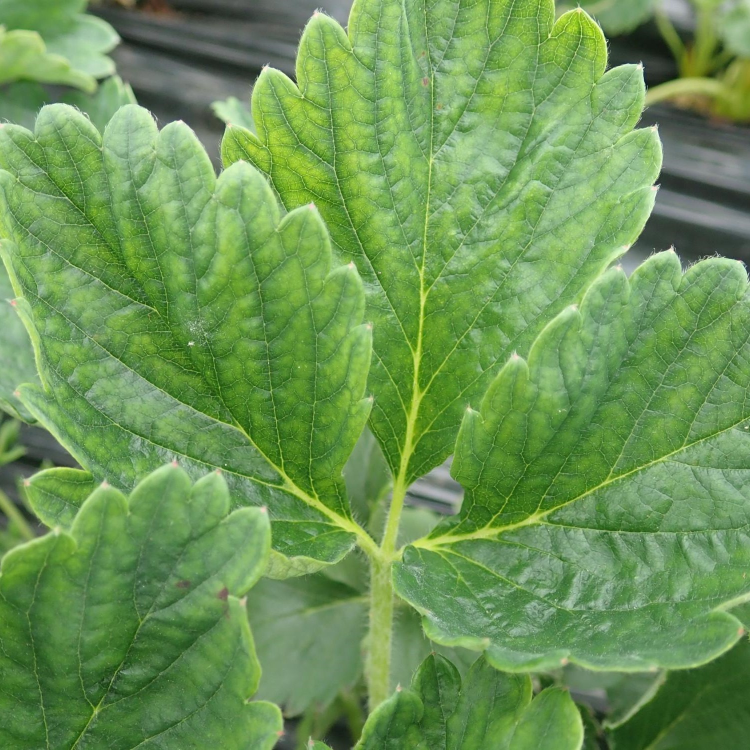
#> input picture test.JPG, 1500 x 1500 px (shown at 1/2 size)
$ python compare_aperture_sweep.py
#> lines starting #> are read from the running program, lines starting #| are printed output that depends on the picture
### src/waveshift/augmentation.py
"""Public Waveshift API: :class:`WaveShift` and :func:`waveshift`.

Compatibility modes
-------------------
``modern`` (default)
    Centered coordinate grid, safe clipping to ``[0, 255]`` before the uint8
    cast, works on grayscale, RGB, rectangular and square images.

``legacy``
    Reproduces the published GitHub snapshot: off-centre coordinate grid, the
    checkerboard FFT convention, and uint8 **wraparound** instead of clipping.
    Exact reproduction is guaranteed for square RGB uint8 input, which is what
    the papers used.

Randomness
----------
The modern API never touches global RNG state. ``seed`` creates a private
``numpy.random.Generator``, so results are unaffected by ``random.seed``,
``np.random.seed`` or ``torch.manual_seed``. Pass ``seed`` for reproducibility;
pass fixed ``z`` (and ``aperture``) for a fully deterministic transform.

Under a PyTorch ``DataLoader`` with multiple workers, give each worker its own
``WaveShift(seed=...)`` (or leave ``seed=None`` for independent entropy per
worker) rather than relying on ``torch.manual_seed``.
"""

import numpy as np

from .fft import centered_fft2, centered_ifft2, check_compatibility
from .propagators import (
    WAVELENGTH_GRAY,
    WAVELENGTHS_RGB,
    ws1_propagator,
    ws2_propagator,
)

__all__ = ["WaveShift", "waveshift"]

VERSIONS = ("ws1", "ws2")

#: Default aperture coefficient for WS2, matching the published default.
DEFAULT_APERTURE = 0.01

try:  # Pillow is a hard dependency, but keep the import defensive and local.
    from PIL import Image

    _PIL_AVAILABLE = True
except ImportError:  # pragma: no cover
    Image = None
    _PIL_AVAILABLE = False


# ---------------------------------------------------------------------------
# Image plumbing
# ---------------------------------------------------------------------------

def _is_pil(image):
    return _PIL_AVAILABLE and isinstance(image, Image.Image)


def _decompose(image):
    """Normalize any supported input to ``(planes, rebuild)``.

    ``planes`` is a list of 2-D float arrays to propagate. ``rebuild`` takes a
    list of processed 2-D float arrays and returns an object matching the
    original input's type, shape and dtype.

    Supported: PIL images (L, RGB, RGBA and anything convertible) and NumPy
    arrays that are 2-D, ``(H, W, 1)``, ``(H, W, 3)`` or ``(H, W, 4)``.
    An RGBA alpha channel is carried through unchanged.
    """
    if _is_pil(image):
        return _decompose_pil(image)
    if isinstance(image, np.ndarray):
        return _decompose_array(image)
    raise TypeError(
        "image must be a PIL.Image or a NumPy array, got "
        f"{type(image).__name__}"
    )


def _decompose_pil(image):
    mode = image.mode
    if mode not in ("L", "RGB", "RGBA"):
        # Palette, CMYK, 16-bit and friends: convert to the nearest supported
        # mode rather than failing, and say so in the returned mode.
        mode = "RGBA" if "A" in image.getbands() else "RGB"
        image = image.convert(mode)

    array = np.asarray(image)
    if mode == "L":
        planes = [array.astype(float)]
        alpha = None
    else:
        planes = [array[..., i].astype(float) for i in range(3)]
        alpha = array[..., 3] if mode == "RGBA" else None

    def rebuild(processed, compatibility):
        stacked = _to_uint8_stack(processed, compatibility)
        if mode == "L":
            return Image.fromarray(stacked[..., 0], mode="L")
        if alpha is None:
            return Image.fromarray(stacked, mode="RGB")
        return Image.fromarray(
            np.dstack([stacked, alpha]).astype(np.uint8), mode="RGBA"
        )

    return planes, rebuild


# [37 lines left out: function _decompose_array, not called in this run]


def _to_uint8_stack(processed, compatibility):
    """Cast propagated magnitudes to uint8.

    ``legacy``
        Bare ``.astype(np.uint8)``: truncates *and wraps*, so 259.4 becomes 3.
        This loses occasional highlight pixels, but it is what produced the
        published results, so it is preserved exactly.

    ``modern``
        Clip to ``[0, 255]`` first, so an over-range highlight saturates to
        white instead of wrapping to black.
    """
    if compatibility == "modern":
        processed = [np.clip(p, 0.0, 255.0) for p in processed]
    return np.dstack([p.astype(np.uint8) for p in processed])


def _wavelengths_for(n_planes):
    if n_planes == 1:
        return (WAVELENGTH_GRAY,)
    return WAVELENGTHS_RGB[:n_planes]


# ---------------------------------------------------------------------------
# Core computation
# ---------------------------------------------------------------------------

def _propagate_plane(plane, wavelength, version, z, aperture, compatibility):
    shape = plane.shape
    if version == "ws1":
        propagator = ws1_propagator(
            shape, wavelength, z, compatibility=compatibility
        )
    else:
        propagator = ws2_propagator(
            shape, wavelength, z, aperture, compatibility=compatibility
        )

    spectrum = centered_fft2(plane, compatibility=compatibility)
    # The raw magnitude is returned unmodified; clipping vs wraparound is
    # decided at the uint8 cast, so float inputs stay untouched.
    return np.abs(
        centered_ifft2(spectrum * propagator, compatibility=compatibility)
    )


def _validate_version(version):
    if version not in VERSIONS:
        raise ValueError(
            f"version must be one of {VERSIONS}, got {version!r}. "
            "Use 'ws1' for the IEEE Access method or 'ws2' for the "
            "aperture-controlled Electronics method."
        )
    return version


def _resolve_range(value, value_range, name, rng):
    """Pick a scalar from ``value`` or sample it from ``value_range``."""
    if value is not None and value_range is not None:
        raise ValueError(f"pass either {name} or {name}_range, not both")
    if value is not None:
        return float(value)
    if value_range is None:
        return None
    try:
        low, high = value_range
    except (TypeError, ValueError):
        raise ValueError(
            f"{name}_range must be a (low, high) pair, got {value_range!r}"
        ) from None
    low, high = float(low), float(high)
    if low > high:
        raise ValueError(f"{name}_range low must not exceed high, got {(low, high)}")
    if low == high:
        return low
    return float(rng.uniform(low, high))


# ---------------------------------------------------------------------------
# Public API
# ---------------------------------------------------------------------------

class WaveShift:
    """Physics-driven Waveshift augmentation.

    Parameters
    ----------
    version : {"ws1", "ws2"}
        ``ws1`` applies phase-only Fresnel propagation (IEEE Access 2025).
        ``ws2`` additionally applies an Airy-disk aperture envelope
        (Electronics 2025).
    z, z_range : float or (float, float), optional
        Propagation distance. Give ``z`` for a fixed value or ``z_range`` to
        sample uniformly per call. Defaults to ``z_range=(1, 41)``.
    aperture, aperture_range : float or (float, float), optional
        WS2 aperture coefficient ``R``. Ignored by WS1, which raises if either
        is set, so that a mistaken WS1 call does not silently drop the
        aperture. Defaults to ``aperture=0.01`` for WS2.
    seed : int, optional
        Seed for the private RNG used to sample ``z`` and ``aperture``. Global
        RNG state is never read or written.
    compatibility : {"modern", "legacy"}
        ``modern`` clips before the uint8 cast and uses a centered grid.
        ``legacy`` reproduces the published snapshot exactly.
    output : {"same", "pil", "numpy"}
        ``same`` returns the input type. ``pil`` and ``numpy`` force a type.

    Examples
    --------
    >>> transform = WaveShift(version="ws1", z_range=(1, 41), seed=0)
    >>> augmented = transform(image)                      # doctest: +SKIP
    """

    def __init__(
        self,
        version="ws1",
        z=None,
        z_range=None,
        aperture=None,
        aperture_range=None,
        seed=None,
        compatibility="modern",
        output="same",
    ):
        self.version = _validate_version(version)
        check_compatibility(compatibility)
        if output not in ("same", "pil", "numpy"):
            raise ValueError(
                f"output must be 'same', 'pil' or 'numpy', got {output!r}"
            )

        if version == "ws1" and (aperture is not None or aperture_range is not None):
            raise ValueError(
                "WS1 has no aperture parameter; use version='ws2' to control "
                "the aperture, or drop the aperture argument."
            )
        if version == "ws2" and aperture is None and aperture_range is None:
            aperture = DEFAULT_APERTURE
        if z is None and z_range is None:
            z_range = (1.0, 41.0)

        self.z = z
        self.z_range = z_range
        self.aperture = aperture
        self.aperture_range = aperture_range
        self.compatibility = compatibility
        self.output = output
        self.seed = seed
        self._rng = np.random.default_rng(seed)

    # [10 lines left out: function __repr__, not called in this run]

    def sample_parameters(self):
        """Draw the ``(z, aperture)`` pair this call will use."""
        z = _resolve_range(self.z, self.z_range, "z", self._rng)
        if self.version == "ws1":
            return z, None
        aperture = _resolve_range(
            self.aperture, self.aperture_range, "aperture", self._rng
        )
        return z, aperture

    def __call__(self, image):
        z, aperture = self.sample_parameters()
        planes, rebuild = _decompose(image)
        wavelengths = _wavelengths_for(len(planes))

        processed = [
            _propagate_plane(
                plane, wavelength, self.version, z, aperture, self.compatibility
            )
            for plane, wavelength in zip(planes, wavelengths)
        ]

        result = rebuild(processed, self.compatibility)
        return _coerce_output(result, self.output, image)


def _coerce_output(result, output, original):
    if output == "same":
        return result
    if output == "numpy":
        return np.asarray(result)
    if not _PIL_AVAILABLE:  # pragma: no cover
        raise RuntimeError("Pillow is required for output='pil'")
    if _is_pil(result):
        return result
    array = np.asarray(result)
    if array.dtype != np.uint8:
        raise ValueError(
            "output='pil' requires uint8 data; got dtype "
            f"{array.dtype}. Convert the input to uint8 first."
        )
    if array.ndim == 2:
        return Image.fromarray(array, mode="L")
    if array.shape[2] == 1:
        return Image.fromarray(array[..., 0], mode="L")
    return Image.fromarray(array, mode="RGB" if array.shape[2] == 3 else "RGBA")


def waveshift(
    image,
    version="ws1",
    z=None,
    aperture=None,
    compatibility="modern",
    output="same",
    seed=None,
):
    """Apply Waveshift once, functionally.

    A thin wrapper over :class:`WaveShift` for deterministic one-shot use.

    Examples
    --------
    >>> out = waveshift(image, version="ws2", z=41, aperture=0.01)  # doctest: +SKIP
    """
    transform = WaveShift(
        version=version,
        z=z,
        aperture=aperture,
        seed=seed,
        compatibility=compatibility,
        output=output,
    )
    return transform(image)

### src/waveshift/fft.py
"""Centered 2-D Fourier transforms.

Two conventions live here:

``modern``
    ``fftshift(fft2(ifftshift(x)))`` -- the textbook centered transform. Correct
    for even and odd sizes and for rectangular arrays.

``legacy``
    The published implementation's checkerboard trick, ``f1 * fft2(f1 * x)``
    with ``f1 = (-1)**(i + j)``. For even-sized arrays this is *identical* to
    the modern convention; for odd sizes it differs by a half-sample shift.
    Kept so that ``compatibility="legacy"`` reproduces the original numbers
    bit-for-bit.

Both are exact inverse pairs and both preserve energy
(``sum|x|^2 == sum|X|^2 / (H*W)``).
"""

import numpy as np

__all__ = ["centered_fft2", "centered_ifft2"]

COMPATIBILITY_MODES = ("modern", "legacy")


def check_compatibility(compatibility):
    """Validate a compatibility mode, raising a helpful ValueError."""
    if compatibility not in COMPATIBILITY_MODES:
        raise ValueError(
            f"compatibility must be one of {COMPATIBILITY_MODES}, "
            f"got {compatibility!r}"
        )
    return compatibility


# [5 lines left out: function _checkerboard, not called in this run]


def _as_2d_array(array):
    array = np.asarray(array)
    if array.ndim != 2:
        raise ValueError(f"expected a 2-D array, got shape {array.shape}")
    return array


def centered_fft2(array, compatibility="modern"):
    """Forward centered 2-D FFT.

    Parameters
    ----------
    array : array_like
        Two-dimensional input, shape ``(height, width)``.
    compatibility : {"modern", "legacy"}
        Transform convention; see the module docstring.
    """
    check_compatibility(compatibility)
    array = _as_2d_array(array)

    if compatibility == "legacy":
        f1 = _checkerboard(array.shape, sign=-1)
        return f1 * np.fft.fft2(f1 * array)

    return np.fft.fftshift(np.fft.fft2(np.fft.ifftshift(array)))


def centered_ifft2(array, compatibility="modern"):
    """Inverse centered 2-D FFT."""
    check_compatibility(compatibility)
    array = _as_2d_array(array)

    if compatibility == "legacy":
        f1 = _checkerboard(array.shape, sign=+1)
        return f1 * np.fft.ifft2(f1 * array)

    return np.fft.fftshift(np.fft.ifft2(np.fft.ifftshift(array)))

### src/waveshift/propagators.py
"""Fourier-domain propagators for Waveshift.

WS1 (``ws1_propagator``) is the paraxial Fresnel transfer function for
spherical waves::

    p(u, v) = exp(-i * pi * wavelength * z * (u^2 + v^2))

WS2 (``ws2_propagator``) multiplies that phase by an Airy-disk intensity
envelope for a circular aperture of coefficient ``R``::

    A(u, v) = (2 * J1(R * r) / (R * r))^2,    r = sqrt(u^2 + v^2)
    q(u, v) = A(u, v) * p(u, v)

Units
-----
``u`` and ``v`` are **integer pixel indices**, not calibrated spatial
frequencies: there is no pixel pitch ``dx`` in the expression. The physical
Fresnel kernel would use ``f = u / (N * dx)``. Consequently ``wavelength * z``
is a *lumped, empirical* parameter and ``R`` has units of 1/pixel. A given
``(z, R)`` therefore produces a different effect at a different image
resolution -- see ``docs/theory.md``.

Coordinate grid
---------------
``modern``
    ``arange(N) - N // 2``  ->  ``[-N/2, N/2 - 1]``, zero on the DC bin.
``legacy``
    ``arange(N) - N // 2 - 1``  ->  ``[-N/2 - 1, N/2 - 2]``.
    One pixel off-centre. This came from transliterating 1-based MATLAB
    indices to 0-based NumPy and is preserved because the published results
    were generated with it.
"""

import numpy as np
from scipy.special import j1

from .fft import check_compatibility

__all__ = ["ws1_propagator", "ws2_propagator", "frequency_grid"]

#: Per-channel wavelengths (metres) used by the papers.
WAVELENGTHS_RGB = (620e-9, 535e-9, 450e-9)

#: Wavelength used when an image has a single channel.
WAVELENGTH_GRAY = 535e-9


def _check_shape(shape):
    try:
        height, width = shape
    except (TypeError, ValueError):
        raise ValueError(
            f"shape must be a (height, width) pair, got {shape!r}"
        ) from None
    height, width = int(height), int(width)
    if height < 1 or width < 1:
        raise ValueError(f"shape must be positive, got {(height, width)}")
    return height, width


def frequency_grid(shape, compatibility="modern"):
    """Return the ``(u, v)`` coordinate grids for ``shape = (height, width)``.

    Both returned arrays have shape ``(height, width)``. ``u`` varies along the
    width (columns), ``v`` along the height (rows). Rectangular shapes are
    handled naturally; square is just a special case.
    """
    check_compatibility(compatibility)
    height, width = _check_shape(shape)

    offset = 1 if compatibility == "legacy" else 0
    v_axis = np.arange(height) - height // 2 - offset
    u_axis = np.arange(width) - width // 2 - offset

    # indexing="ij" keeps the first axis as rows, so no accidental transpose.
    v, u = np.meshgrid(v_axis, u_axis, indexing="ij")
    return u, v


# [16 lines left out: function ws1_propagator, not called in this run]


def ws2_propagator(shape, wavelength, z, aperture, compatibility="modern"):
    """WS2 propagator: WS1 phase modulated by an Airy-disk intensity envelope.

    Unlike WS1 this is *not* unit modulus -- the envelope attenuates high
    spatial frequencies, so WS2 is amplitude-modulating as well as
    phase-modulating.

    Parameters
    ----------
    aperture : float
        Aperture coefficient ``R`` (1/pixel). Larger values shrink the Airy
        main lobe and suppress more high-frequency content.
    """
    if aperture is None:
        raise ValueError("ws2_propagator requires an aperture value")
    aperture = float(aperture)
    if aperture == 0:
        raise ValueError("aperture must be non-zero")

    u, v = frequency_grid(shape, compatibility=compatibility)
    r = np.sqrt(u**2 + v**2)

    # (2*J1(x)/x)^2 -> 1 as x -> 0; fill the removable singularity directly.
    scaled = aperture * r
    airy = np.ones_like(scaled, dtype=float)
    nonzero = scaled != 0
    airy[nonzero] = (2 * j1(scaled[nonzero]) / scaled[nonzero]) ** 2

    phase = np.exp(-1j * np.pi * wavelength * (u**2 + v**2) * z)
    propagator = airy * phase

    # The Airy peak is exactly 1, so this is a no-op in practice. It is kept
    # because the published implementation normalized here.
    peak = np.max(np.abs(propagator))
    if peak > 0:
        propagator = propagator / peak
    return propagator

### examples/compare_aperture_sweep.py
"""How the WS2 effect grows with the aperture coefficient R.

Writes a contact sheet and prints RMS deviation per R, at fixed z.
Run:  python examples/compare_aperture_sweep.py
"""

from pathlib import Path

import numpy as np
from PIL import Image

from waveshift import waveshift

ROOT = Path(__file__).resolve().parent.parent
OUT = Path(__file__).resolve().parent / "_output"
APERTURES = [0.0001, 0.001, 0.005, 0.01, 0.05, 0.1]
Z = 20.0
TILE = 192


def main():
    OUT.mkdir(exist_ok=True)
    image = Image.open(ROOT / "test.JPG").convert("RGB").resize((512, 512))
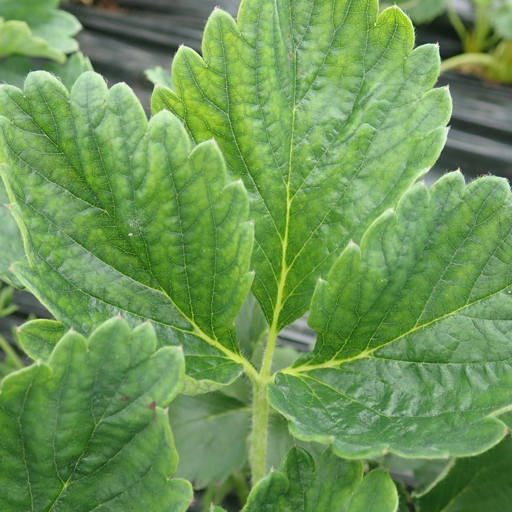
#> image: PIL image 512x512 RGB; mean R, G, B 107.9, 149.7, 85.1
    reference = np.asarray(image, float)

    tiles = []
    print(f"fixed z = {Z}\n")
    print(f"{'R':>8}  {'RMS change':>10}  {'first-zero radius (px)':>24}")
    for aperture in APERTURES:
        augmented = waveshift(image, version="ws2", z=Z, aperture=aperture)
        rms = np.sqrt(np.mean((np.asarray(augmented, float) - reference) ** 2))
        # First zero of the Airy pattern sits at R*r = 3.8317.
        print(f"{aperture:>8}  {rms:>10.3f}  {3.8317 / aperture:>24.1f}")
        tiles.append(augmented.resize((TILE, TILE)))
#> this loop made 6 passes
#> rms on passes 1 to 6: 5.01, 5, 4.83, 5.22, 13.05, 17.94
#|   0.0001       5.010                   38317.0
#|    0.001       4.998                    3831.7
#|    0.005       4.833                     766.3
#|     0.01       5.221                     383.2
#|     0.05      13.054                      76.6
#|      0.1      17.945                      38.3
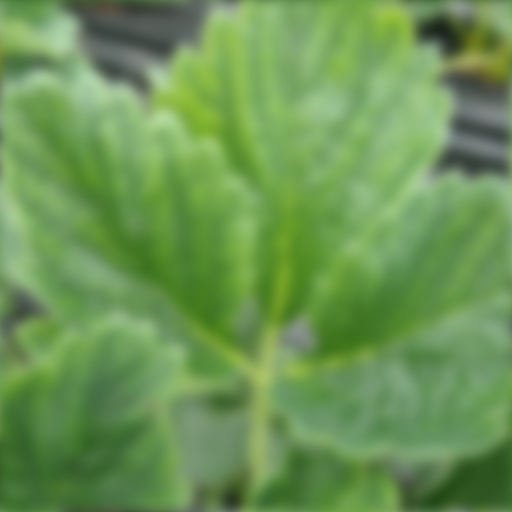
#> augmented: PIL image 512x512 RGB; mean R, G, B 107.4, 149.2, 84.6
#> after the loop, tiles = 6 items

    sheet = Image.new("RGB", (TILE * len(tiles), TILE))
#> sheet: PIL image 1152x192 RGB; every value is 0
    for i, tile in enumerate(tiles):
        sheet.paste(tile, (i * TILE, 0))
#> this loop made 6 passes
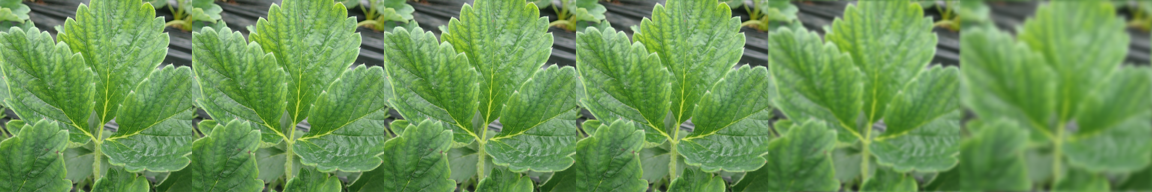
#> sheet: PIL image 1152x192 RGB; mean R, G, B 107.5, 149.2, 84.6
    sheet.save(OUT / "aperture_sweep.png")
    print(f"\nsaved {OUT / 'aperture_sweep.png'}  (R = {APERTURES})")
    print("half-diagonal of a 512x512 spectrum is ~362 px: R=0.01 places the")
    print("Airy main lobe just around the image spectrum.")


if __name__ == "__main__":
    main()
